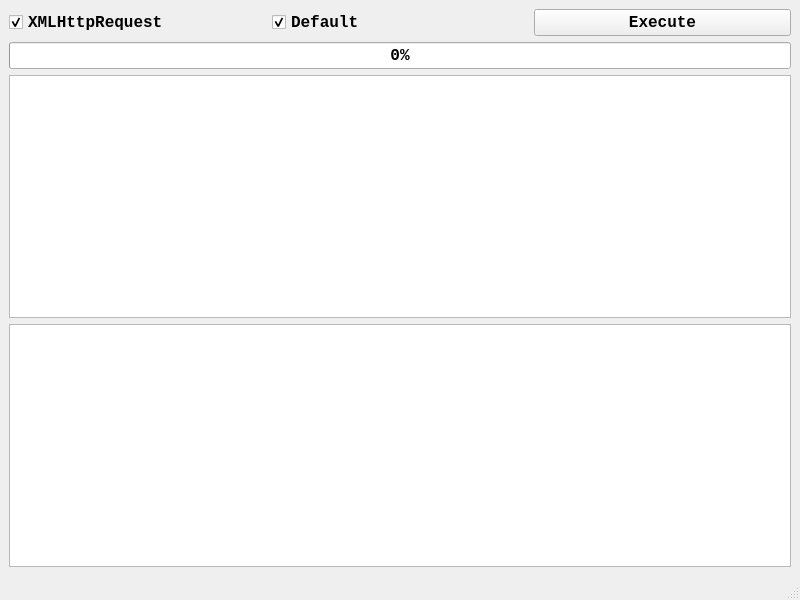
<?xml version="1.0" encoding="UTF-8"?>
<ui version="4.0">
 <class>OutputWidget</class>
 <widget class="QMainWindow" name="OutputWidget">
  <property name="geometry">
   <rect>
    <x>0</x>
    <y>0</y>
    <width>800</width>
    <height>600</height>
   </rect>
  </property>
  <property name="font">
   <font>
    <family>Consolas</family>
    <pointsize>12</pointsize>
    <weight>75</weight>
    <bold>true</bold>
   </font>
  </property>
  <property name="windowTitle">
   <string>MainWindow</string>
  </property>
  <widget class="QWidget" name="centralwidget">
   <layout class="QGridLayout" name="gridLayout">
    <property name="sizeConstraint">
     <enum>QLayout::SetDefaultConstraint</enum>
    </property>
    <property name="spacing">
     <number>6</number>
    </property>
    <item row="1" column="0" colspan="3">
     <widget class="QProgressBar" name="progressBar">
      <property name="layoutDirection">
       <enum>Qt::LeftToRight</enum>
      </property>
      <property name="value">
       <number>0</number>
      </property>
      <property name="alignment">
       <set>Qt::AlignCenter</set>
      </property>
      <property name="textVisible">
       <bool>true</bool>
      </property>
      <property name="orientation">
       <enum>Qt::Horizontal</enum>
      </property>
     </widget>
    </item>
    <item row="4" column="0" colspan="3">
     <widget class="QTextEdit" name="textEdit_2">
      <property name="maximumSize">
       <size>
        <width>16777215</width>
        <height>400</height>
       </size>
      </property>
     </widget>
    </item>
    <item row="0" column="1">
     <widget class="QCheckBox" name="checkBox_2">
      <property name="text">
       <string>Default</string>
      </property>
      <property name="checked">
       <bool>true</bool>
      </property>
     </widget>
    </item>
    <item row="0" column="0">
     <widget class="QCheckBox" name="checkBox">
      <property name="text">
       <string>XMLHttpRequest</string>
      </property>
      <property name="checked">
       <bool>true</bool>
      </property>
     </widget>
    </item>
    <item row="0" column="2">
     <widget class="QPushButton" name="pushButton">
      <property name="text">
       <string>Execute</string>
      </property>
     </widget>
    </item>
    <item row="2" column="0" colspan="3">
     <widget class="QTextEdit" name="textEdit">
      <property name="html">
       <string>&lt;!DOCTYPE HTML PUBLIC &quot;-//W3C//DTD HTML 4.0//EN&quot; &quot;http://www.w3.org/TR/REC-html40/strict.dtd&quot;&gt;
&lt;html&gt;&lt;head&gt;&lt;meta name=&quot;qrichtext&quot; content=&quot;1&quot; /&gt;&lt;style type=&quot;text/css&quot;&gt;
p, li { white-space: pre-wrap; }
&lt;/style&gt;&lt;/head&gt;&lt;body style=&quot; font-family:'Consolas'; font-size:12pt; font-weight:600; font-style:normal;&quot;&gt;
&lt;p style=&quot;-qt-paragraph-type:empty; margin-top:0px; margin-bottom:0px; margin-left:0px; margin-right:0px; -qt-block-indent:0; text-indent:0px;&quot;&gt;&lt;br /&gt;&lt;/p&gt;&lt;/body&gt;&lt;/html&gt;</string>
      </property>
      <property name="tabStopWidth">
       <number>30</number>
      </property>
     </widget>
    </item>
   </layout>
  </widget>
  <widget class="QMenuBar" name="menubar">
   <property name="geometry">
    <rect>
     <x>0</x>
     <y>0</y>
     <width>800</width>
     <height>25</height>
    </rect>
   </property>
  </widget>
  <widget class="QStatusBar" name="statusbar"/>
 </widget>
 <resources/>
 <connections/>
</ui>
